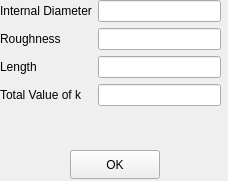
<?xml version="1.0" encoding="UTF-8"?>
<ui version="4.0">
 <class>Pipe_Segement_Details</class>
 <widget class="QWidget" name="Pipe_Segement_Details">
  <property name="windowModality">
   <enum>Qt::ApplicationModal</enum>
  </property>
  <property name="geometry">
   <rect>
    <x>0</x>
    <y>0</y>
    <width>228</width>
    <height>181</height>
   </rect>
  </property>
  <property name="windowTitle">
   <string>Form</string>
  </property>
  <widget class="QWidget" name="formLayoutWidget">
   <property name="geometry">
    <rect>
     <x>0</x>
     <y>0</y>
     <width>221</width>
     <height>148</height>
    </rect>
   </property>
   <layout class="QFormLayout" name="formLayout">
    <item row="0" column="0">
     <widget class="QLabel" name="label">
      <property name="text">
       <string>Internal Diameter</string>
      </property>
     </widget>
    </item>
    <item row="0" column="1">
     <widget class="QLineEdit" name="D_le"/>
    </item>
    <item row="1" column="0">
     <widget class="QLabel" name="label_2">
      <property name="text">
       <string>Roughness</string>
      </property>
     </widget>
    </item>
    <item row="2" column="0">
     <widget class="QLabel" name="label_3">
      <property name="text">
       <string>Length</string>
      </property>
     </widget>
    </item>
    <item row="1" column="1">
     <widget class="QLineEdit" name="e_le"/>
    </item>
    <item row="2" column="1">
     <widget class="QLineEdit" name="L_le"/>
    </item>
    <item row="3" column="0">
     <widget class="QLabel" name="label_4">
      <property name="text">
       <string>Total Value of k</string>
      </property>
     </widget>
    </item>
    <item row="3" column="1">
     <widget class="QLineEdit" name="k_le"/>
    </item>
   </layout>
  </widget>
  <widget class="QPushButton" name="pipe_sgmnt_pb">
   <property name="geometry">
    <rect>
     <x>70</x>
     <y>150</y>
     <width>90</width>
     <height>29</height>
    </rect>
   </property>
   <property name="text">
    <string>OK</string>
   </property>
  </widget>
 </widget>
 <tabstops>
  <tabstop>D_le</tabstop>
  <tabstop>e_le</tabstop>
  <tabstop>L_le</tabstop>
  <tabstop>k_le</tabstop>
  <tabstop>pipe_sgmnt_pb</tabstop>
 </tabstops>
 <resources/>
 <connections/>
</ui>
